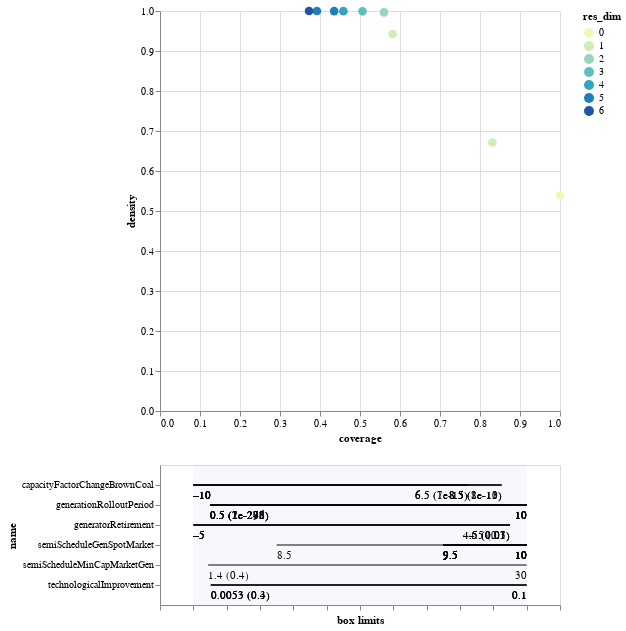

The cell this chart's notebook holds for it:
### Code cell
box1.inspect_tradeoff()

### Figure 1 — Vega-Lite specification as saved in the notebook (floating-point values rounded to 4 significant figures)
{"config": {"view": {"continuousWidth": 400, "continuousHeight": 300}}, "vconcat": [{"data": {"name": "data-6391becee14fd210dc6d8dd231d6181c"}, "mark": {"type": "circle", "size": 75}, "encoding": {"color": {"type": "ordinal", "field": "res_dim", "scale": {"range": ["#eff9b6", "#d0edb3", "#97d6b9", "#5dc0c0", "#31a5c2", "#1f80b8", "#2354a3", "#21318d"]}}, "opacity": {"condition": {"value": 1, "selection": "selector011"}, "value": 0.4}, "tooltip": [{"type": "ordinal", "field": "id"}, {"type": "quantitative", "field": "coverage", "format": ".2"}, {"type": "quantitative", "field": "density", "format": ".2"}, {"type": "ordinal", "field": "res_dim"}], "x": {"type": "quantitative", "field": "coverage"}, "y": {"type": "quantitative", "field": "density"}}, "height": 400, "selection": {"selector011": {"type": "single", "fields": ["id"]}}, "width": 400}, {"layer": [{"data": {"name": "data-1e9b56e629e5b90fbcc4335e7f063ab7"}, "mark": "rule", "encoding": {"x": {"type": "quantitative", "axis": {"grid": false, "labels": false, "title": "box limits"}, "field": "x_lower", "scale": {"domain": [0, 1], "padding": 0.1}}, "x2": {"field": "x_upper"}, "y": {"type": "nominal", "field": "name", "scale": {"padding": 1.0}}}, "transform": [{"calculate": "(datum.x1-datum.minimum)/(datum.maximum-datum.minimum)", "as": "x_lower"}, {"calculate": "(datum.x2-datum.minimum)/(datum.maximum-datum.minimum)", "as": "x_upper"}, {"filter": {"selection": "selector011"}}], "width": 400}, {"data": {"name": "data-1e9b56e629e5b90fbcc4335e7f063ab7"}, "mark": {"type": "text", "align": "left", "baseline": "top", "dy": 5}, "encoding": {"text": {"type": "ordinal", "field": "text"}, "x": {"type": "quantitative", "axis": {"grid": false, "labels": false, "title": "box limits"}, "field": "x_lower", "scale": {"domain": [0, 1], "padding": 0.1}}, "x2": {"field": "x_upper"}, "y": {"type": "nominal", "field": "name", "scale": {"padding": 1.0}}}, "transform": [{"calculate": "(datum.x1-datum.minimum)/(datum.maximum-datum.minimum)", "as": "x_lower"}, {"calculate": "(datum.x2-datum.minimum)/(datum.maximum-datum.minimum)", "as": "x_upper"}, {"filter": {"selection": "selector011"}}, {"calculate": "datum.qp_lower>0?format(datum.x1, \".2\")+\" (\"+format(datum.qp_lower, \".1~g\")+\")\" :format(datum.x1, \".2\")", "as": "text"}], "width": 400}, {"data": {"name": "data-1e9b56e629e5b90fbcc4335e7f063ab7"}, "mark": {"type": "text", "align": "right", "baseline": "top", "dy": 5}, "encoding": {"text": {"type": "ordinal", "field": "text"}, "x": {"type": "quantitative", "field": "x_upper"}, "x2": {"field": "x_upper"}, "y": {"type": "nominal", "field": "name", "scale": {"padding": 1.0}}}, "transform": [{"calculate": "(datum.x1-datum.minimum)/(datum.maximum-datum.minimum)", "as": "x_lower"}, {"calculate": "(datum.x2-datum.minimum)/(datum.maximum-datum.minimum)", "as": "x_upper"}, {"filter": {"selection": "selector011"}}, {"calculate": "datum.qp_upper>0?format(datum.x2, \".2\")+\" (\"+format(datum.qp_upper, \".1\")+\")\" :format(datum.x2, \".2\")", "as": "text"}], "width": 400}, {"data": {"name": "data-bb8d07f6df3d47a6a475317795287b23"}, "mark": {"type": "rect", "opacity": 0.05}, "encoding": {"x": {"type": "quantitative", "field": "start"}, "x2": {"field": "end"}}}, {"data": {"name": "data-d751713988987e9331980363e24189ce"}, "mark": "point", "encoding": {"x": {"type": "quantitative", "field": "x"}, "y": {"type": "nominal", "field": "name"}}, "transform": [{"filter": {"selection": "selector011"}}], "width": 400}, {"data": {"name": "data-d751713988987e9331980363e24189ce"}, "mark": {"type": "text", "align": "center", "baseline": "top", "dy": 5}, "encoding": {"text": {"type": "nominal", "field": "item"}, "x": {"type": "quantitative", "field": "x"}, "y": {"type": "nominal", "field": "name"}}, "transform": [{"filter": {"selection": "selector011"}}], "width": 400}]}], "$schema": "https://vega.github.io/schema/vega-lite/v4.0.2.json", "datasets": {"data-6391becee14fd210dc6d8dd231d6181c": [{"coverage": 1.0, "density": 0.5389, "id": 0, "mass": 1.0, "mean": 0.5389, "res_dim": 0}, {"coverage": 0.831, "density": 0.6713, "id": 1, "mass": 0.667, "mean": 0.6713, "res_dim": 1}, {"coverage": 0.5816, "density": 0.9425, "id": 2, "mass": 0.3325, "mean": 0.9425, "res_dim": 1}, {"coverage": 0.5599, "density": 0.9964, "id": 3, "mass": 0.3028, "mean": 0.9964, "res_dim": 2}, {"coverage": 0.5063, "density": 0.9992, "id": 4, "mass": 0.273, "mean": 0.9992, "res_dim": 3}, {"coverage": 0.4584, "density": 0.9996, "id": 5, "mass": 0.2471, "mean": 0.9996, "res_dim": 4}, {"coverage": 0.4354, "density": 0.9997, "id": 6, "mass": 0.2347, "mean": 0.9997, "res_dim": 5}, {"coverage": 0.3923, "density": 0.9999, "id": 7, "mass": 0.2114, "mean": 0.9999, "res_dim": 5}, {"coverage": 0.3727, "density": 1.0, "id": 8, "mass": 0.2008, "mean": 1.0, "res_dim": 6}], "data-1e9b56e629e5b90fbcc4335e7f063ab7": [{"x1": 8.5, "x2": 10.0, "name": "semiScheduleGenSpotMarket", "id": 1, "minimum": 8.0, "maximum": 10.0, "qp_lower": 0.0, "qp_upper": -1.0}, {"x1": 9.5, "x2": 10.0, "name": "semiScheduleGenSpotMarket", "id": 2, "minimum": 8.0, "maximum": 10.0, "qp_lower": 0.0, "qp_upper": -1.0}, {"x1": 0.5, "x2": 10.0, "name": "generationRolloutPeriod", "id": 3, "minimum": 0.0, "maximum": 10.0, "qp_lower": 1.447e-283, "qp_upper": -1.0}, {"x1": 9.5, "x2": 10.0, "name": "semiScheduleGenSpotMarket", "id": 3, "minimum": 8.0, "maximum": 10.0, "qp_lower": 0.0, "qp_upper": -1.0}, {"x1": 0.5, "x2": 10.0, "name": "generationRolloutPeriod", "id": 4, "minimum": 0.0, "maximum": 10.0, "qp_lower": 1.348e-298, "qp_upper": -1.0}, {"x1": -10.0, "x2": 8.5, "name": "capacityFactorChangeBrownCoal", "id": 4, "minimum": -10.0, "maximum": 10.0, "qp_lower": -1.0, "qp_upper": 1.5e-10}, {"x1": 9.5, "x2": 10.0, "name": "semiScheduleGenSpotMarket", "id": 4, "minimum": 8.0, "maximum": 10.0, "qp_lower": 0.0, "qp_upper": -1.0}, {"x1": 0.5, "x2": 10.0, "name": "generationRolloutPeriod", "id": 5, "minimum": 0.0, "maximum": 10.0, "qp_lower": 1.618e-278, "qp_upper": -1.0}, {"x1": -5.0, "x2": 4.5, "name": "generatorRetirement", "id": 5, "minimum": -5.0, "maximum": 5.0, "qp_lower": -1.0, "qp_upper": 0.1125}, {"x1": -10.0, "x2": 8.5, "name": "capacityFactorChangeBrownCoal", "id": 5, "minimum": -10.0, "maximum": 10.0, "qp_lower": -1.0, "qp_upper": 1.266e-11}, {"x1": 9.5, "x2": 10.0, "name": "semiScheduleGenSpotMarket", "id": 5, "minimum": 8.0, "maximum": 10.0, "qp_lower": 0.0, "qp_upper": -1.0}, {"x1": 0.5, "x2": 10.0, "name": "generationRolloutPeriod", "id": 6, "minimum": 0.0, "maximum": 10.0, "qp_lower": 1.128e-272, "qp_upper": -1.0}, {"x1": -5.0, "x2": 4.5, "name": "generatorRetirement", "id": 6, "minimum": -5.0, "maximum": 5.0, "qp_lower": -1.0, "qp_upper": 0.0709}, {"x1": 0.005273, "x2": 0.09995, "name": "technologicalImprovement", "id": 6, "minimum": 4.883e-05, "maximum": 0.09995, "qp_lower": 0.3021, "qp_upper": -1.0}, {"x1": -10.0, "x2": 8.5, "name": "capacityFactorChangeBrownCoal", "id": 6, "minimum": -10.0, "maximum": 10.0, "qp_lower": -1.0, "qp_upper": 7.801e-13}, {"x1": 9.5, "x2": 10.0, "name": "semiScheduleGenSpotMarket", "id": 6, "minimum": 8.0, "maximum": 10.0, "qp_lower": 0.0, "qp_upper": -1.0}, {"x1": 0.5, "x2": 10.0, "name": "generationRolloutPeriod", "id": 7, "minimum": 0.0, "maximum": 10.0, "qp_lower": 1.516e-245, "qp_upper": -1.0}, {"x1": -5.0, "x2": 4.5, "name": "generatorRetirement", "id": 7, "minimum": -5.0, "maximum": 5.0, "qp_lower": -1.0, "qp_upper": 0.0283}, {"x1": 0.005273, "x2": 0.09995, "name": "technologicalImprovement", "id": 7, "minimum": 4.883e-05, "maximum": 0.09995, "qp_lower": 0.4346, "qp_upper": -1.0}, {"x1": -10.0, "x2": 6.5, "name": "capacityFactorChangeBrownCoal", "id": 7, "minimum": -10.0, "maximum": 10.0, "qp_lower": -1.0, "qp_upper": 1.142e-13}, {"x1": 9.5, "x2": 10.0, "name": "semiScheduleGenSpotMarket", "id": 7, "minimum": 8.0, "maximum": 10.0, "qp_lower": 0.0, "qp_upper": -1.0}, {"x1": 0.5, "x2": 10.0, "name": "generationRolloutPeriod", "id": 8, "minimum": 0.0, "maximum": 10.0, "qp_lower": 6.875e-246, "qp_upper": -1.0}, {"x1": -5.0, "x2": 4.5, "name": "generatorRetirement", "id": 8, "minimum": -5.0, "maximum": 5.0, "qp_lower": -1.0, "qp_upper": 0.01099}, {"x1": 0.005273, "x2": 0.09995, "name": "technologicalImprovement", "id": 8, "minimum": 4.883e-05, "maximum": 0.09995, "qp_lower": 0.3874, "qp_upper": -1.0}, {"x1": -10.0, "x2": 6.5, "name": "capacityFactorChangeBrownCoal", "id": 8, "minimum": -10.0, "maximum": 10.0, "qp_lower": -1.0, "qp_upper": 7.226e-15}, {"x1": 9.5, "x2": 10.0, "name": "semiScheduleGenSpotMarket", "id": 8, "minimum": 8.0, "maximum": 10.0, "qp_lower": 0.0, "qp_upper": -1.0}, {"x1": 1.443, "x2": 29.99, "name": "semiScheduleMinCapMarketGen", "id": 8, "minimum": 0.1146, "maximum": 29.99, "qp_lower": 0.3868, "qp_upper": -1.0}], "data-bb8d07f6df3d47a6a475317795287b23": [{"end": 1, "start": 0}], "data-d751713988987e9331980363e24189ce": []}}
